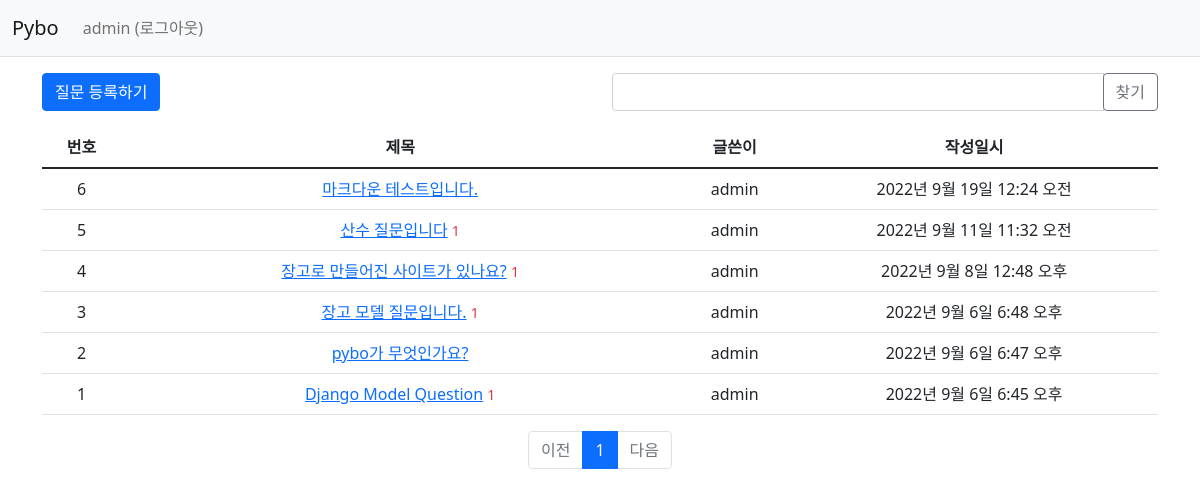
The app's page /pybo/ (signed in) with its own data.
### pybo/models.py (models this page shows, shortened)
class Question(models.Model):
    author = models.ForeignKey(User, on_delete=models.CASCADE, related_name='author_question')
    subject = models.CharField(max_length=200)
    content = models.TextField()
    create_date = models.DateTimeField()
    modify_date = models.DateTimeField(null=True, blank=True)
    voter = models.ManyToManyField(User, related_name='voter_question')

### pybo/views/base_views.py (the view, shortened to what this page needs)
# urls.py: path('', base_views.index, name='index'),  # '/' 에 해당되는 path
def index(request):
    page = request.GET.get('page', '1')  # 페이지
    kw = request.GET.get('kw', '')  # 검색어
    question_list = Question.objects.order_by('-create_date')
    paginator = Paginator(question_list, 10)  # 페이지당 10개씩 보여주기
    page_obj = paginator.get_page(page)
    context = {'question_list': page_obj, 'page': page, 'kw': kw}
    return render(request, 'pybo/question_list.html', context)

### pybo/templatetags/pybo_filter.py (called while the page is built)
@register.filter
def sub(value, arg):
    return value - arg

### templates/pybo/question_list.html (shortened to what this page needs)
{% extends 'base.html' %}
{% load pybo_filter %}
{% block content %}
<div class="container my-3">
    <div class="row my-3">
        <div class="col-6">
            <a href="{% url 'pybo:question_create' %}" class="btn btn-primary">질문 등록하기</a>
        </div>
        <div class="col-6">
            <div class="input-group">
                <input type="text" id="search_kw" class="form-control" value="{{ kw|default_if_none:'' }}">
                <div class="input-group-append">
                    <button class="btn btn-outline-secondary" type="button" id="btn_search">찾기</button>
                </div>
            </div>
        </div>
    </div>
    <table class="table">
        <thead>
        <tr class="text-center thead-dark">
            <th>번호</th>
            <th style="width:50%">제목</th>
            <th>글쓴이</th>
            <th>작성일시</th>
        </tr>
        </thead>
        <tbody>
        {% if question_list %}
        {% for question in question_list %}
        <tr class="text-center">
            <td>
                {{ question_list.paginator.count|sub:question_list.start_index|sub:forloop.counter0|add:1 }}
            </td>
            <td class="text-left">
                <a href="{% url 'pybo:detail' question.id %}">{{ question.subject }}</a>
                {% if question.answer_set.count > 0 %}
                <span class="text-danger small ml-2">{{ question.answer_set.count }}</span>
                {% endif %}
            </td>
            <td>{{ question.author.username }}</td>
            <td>{{ question.create_date }}</td>
        </tr>
        {% endfor %}
        {% else %}
        <tr>
            <td colspan="3">질문이 없습니다.</td>
        </tr>
        {% endif %}
        </tbody>
    </table>
    <ul class="pagination justify-content-center">
        {% if question_list.has_previous %}
        <li class="page-item">
            <a class="page-link" data-page="{{ question_list.previous_page_number }}"
           href="javascript:void(0)">이전</a>
        </li>
        {% else %}
        <li class="page-item disabled">
            <a class="page-link" tabindex="-1" aria-disabled="true" href="#">이전</a>
        </li>
        {% endif %}
        {% for page_number in question_list.paginator.page_range %}
        {% if page_number >= question_list.number|add:-5 and page_number <= question_list.number|add:5 %}
            {% if page_number == question_list.number %}
            <li class="page-item active" aria-current="page">
                <a class="page-link" data-page="{{ page_number }}"
           href="javascript:void(0)">{{ page_number }}</a>
            </li>
            {% else %}
            <li class="page-item">
                <a class="page-link" data-page="{{ page_number }}"
           href="javascript:void(0)">{{ page_number }}</a>
            </li>
            {% endif %}
        {% endif %}
        {% endfor %}
        {% if question_list.has_next %}
        <li class="page-item">
            <a class="page-link" data-page="{{ question_list.next_page_number }}"
           href="javascript:void(0)">다음</a>
        {% else %}
        <li class="page-item disabled">
            <a class="page-link" tabindex="-1" aria-disabled="true" href="#">다음</a>
        </li>
        {% endif %}
    </ul>
</div>
{% endblock %}

### templates/navbar.html (shortened to what this page needs)
<nav class="navbar navbar-expand-lg navbar-light bg-light border-bottom">
    <div class="container-fluid">
        <a class="navbar-brand" href="{% url 'pybo:index' %}">Pybo</a>
        <div class="collapse navbar-collapse" id="navbarSupportedContent">
            <ul class="navbar-nav me-auto mb-2 mb-lg-0">
                <li class="nav-item">
                    {% if user.is_authenticated %}
                    <a class="nav-link" href="{% url 'common:logout' %}">{{ user.username }} (로그아웃)</a>
                    {% else %}
                    <a class="nav-link" href="{% url 'common:login' %}">로그인</a>
                    {% endif %}
                </li>
            </ul>
        </div>
    </div>
</nav>

### records on screen
Question: paginator.count|sub "6", subject "마크다운 테스트입니다.", author.username "admin", create_date "2022년 9월 19일 12:24 오전"
Question: paginator.count|sub "5", subject "산수 질문입니다", answer_set.count "1", author.username "admin", create_date "2022년 9월 11일 11:32 오전"
Question: paginator.count|sub "4", subject "장고로 만들어진 사이트가 있나요?", answer_set.count "1", author.username "admin", create_date "2022년 9월 8일 12:48 오후"
Question: paginator.count|sub "3", subject "장고 모델 질문입니다.", answer_set.count "1", author.username "admin", create_date "2022년 9월 6일 6:48 오후"
Question: paginator.count|sub "2", subject "pybo가 무엇인가요?", author.username "admin", create_date "2022년 9월 6일 6:47 오후"
Question: paginator.count|sub "1", subject "Django Model Question", answer_set.count "1", author.username "admin", create_date "2022년 9월 6일 6:45 오후"

### other values on screen
{{ user.username }} "admin"
{{ page_number }} "1"
